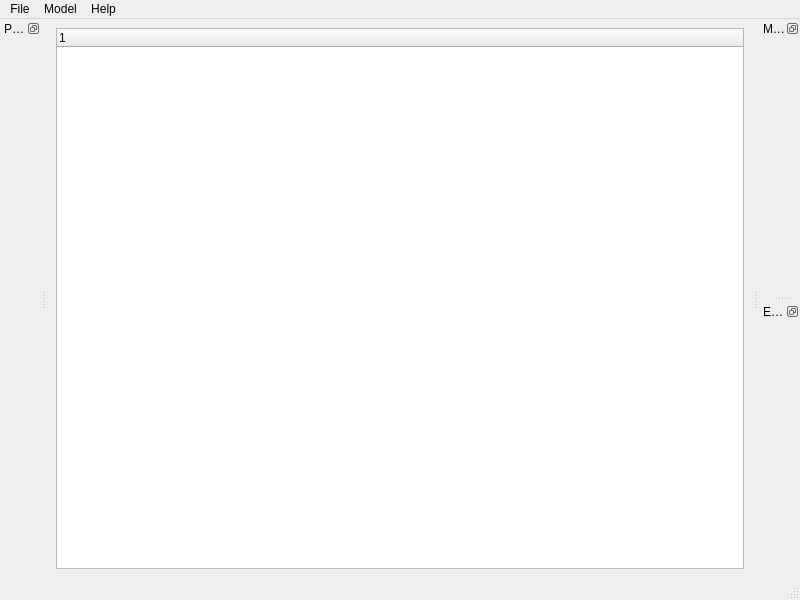
<?xml version="1.0" encoding="UTF-8"?>
<ui version="4.0">
 <class>MainWindow</class>
 <widget class="QMainWindow" name="MainWindow">
  <property name="geometry">
   <rect>
    <x>0</x>
    <y>0</y>
    <width>800</width>
    <height>600</height>
   </rect>
  </property>
  <property name="windowTitle">
   <string>LASSIE</string>
  </property>
  <widget class="QWidget" name="centralwidget">
   <layout class="QVBoxLayout" name="verticalLayout">
    <item>
     <widget class="QTreeWidget" name="treeWidget"/>
    </item>
   </layout>
  </widget>
  <widget class="QDockWidget" name="projectDockWidget">
   <property name="features">
    <set>QDockWidget::DockWidgetFloatable|QDockWidget::DockWidgetMovable</set>
   </property>
   <property name="allowedAreas">
    <set>Qt::LeftDockWidgetArea|Qt::RightDockWidgetArea</set>
   </property>
   <property name="windowTitle">
    <string>Project</string>
   </property>
   <attribute name="dockWidgetArea">
    <number>1</number>
   </attribute>
  </widget>
  <widget class="QDockWidget" name="modelLibraryDockWidget">
   <property name="features">
    <set>QDockWidget::DockWidgetFloatable|QDockWidget::DockWidgetMovable</set>
   </property>
   <property name="allowedAreas">
    <set>Qt::LeftDockWidgetArea|Qt::RightDockWidgetArea</set>
   </property>
   <property name="windowTitle">
    <string>Model Library</string>
   </property>
   <attribute name="dockWidgetArea">
    <number>2</number>
   </attribute>
  </widget>
  <widget class="QDockWidget" name="envelopeLibraryDockWidget">
   <property name="features">
    <set>QDockWidget::DockWidgetFloatable|QDockWidget::DockWidgetMovable</set>
   </property>
   <property name="allowedAreas">
    <set>Qt::LeftDockWidgetArea|Qt::RightDockWidgetArea</set>
   </property>
   <property name="windowTitle">
    <string>Envelope Library</string>
   </property>
   <attribute name="dockWidgetArea">
    <number>2</number>
   </attribute>
  </widget>
  <widget class="QMenuBar" name="menubar">
   <property name="geometry">
    <rect>
     <x>0</x>
     <y>0</y>
     <width>800</width>
     <height>22</height>
    </rect>
   </property>
   <widget class="QMenu" name="menuFile">
    <property name="title">
     <string>File</string>
    </property>
    <addaction name="actionNew"/>
    <addaction name="actionOpen"/>
    <addaction name="actionSave"/>
    <addaction name="actionClose"/>
    <addaction name="separator"/>
    <addaction name="actionExit"/>
   </widget>
   <widget class="QMenu" name="menuModel">
    <property name="title">
     <string>Model</string>
    </property>
    <addaction name="actionNewModel"/>
    <addaction name="actionOpenModel"/>
    <addaction name="actionSaveModel"/>
    <addaction name="actionCloseModel"/>
   </widget>
   <widget class="QMenu" name="menuHelp">
    <property name="title">
     <string>Help</string>
    </property>
    <addaction name="actionAbout"/>
   </widget>
   <addaction name="menuFile"/>
   <addaction name="menuModel"/>
   <addaction name="menuHelp"/>
  </widget>
  <widget class="QStatusBar" name="statusbar"/>
  <action name="actionNew">
   <property name="text">
    <string>New</string>
   </property>
   <property name="shortcut">
    <string>Ctrl+N</string>
   </property>
  </action>
  <action name="actionOpen">
   <property name="text">
    <string>Open</string>
   </property>
   <property name="shortcut">
    <string>Ctrl+O</string>
   </property>
  </action>
  <action name="actionSave">
   <property name="text">
    <string>Save</string>
   </property>
   <property name="shortcut">
    <string>Ctrl+S</string>
   </property>
  </action>
  <action name="actionClose">
   <property name="text">
    <string>Close</string>
   </property>
  </action>
  <action name="actionExit">
   <property name="text">
    <string>Exit</string>
   </property>
   <property name="shortcut">
    <string>Ctrl+Q</string>
   </property>
  </action>
  <action name="actionNewModel">
   <property name="text">
    <string>New Model</string>
   </property>
  </action>
  <action name="actionOpenModel">
   <property name="text">
    <string>Open Model</string>
   </property>
  </action>
  <action name="actionSaveModel">
   <property name="text">
    <string>Save Model</string>
   </property>
  </action>
  <action name="actionCloseModel">
   <property name="text">
    <string>Close Model</string>
   </property>
  </action>
  <action name="actionAbout">
   <property name="text">
    <string>About</string>
   </property>
  </action>
 </widget>
 <resources/>
 <connections/>
</ui> 
